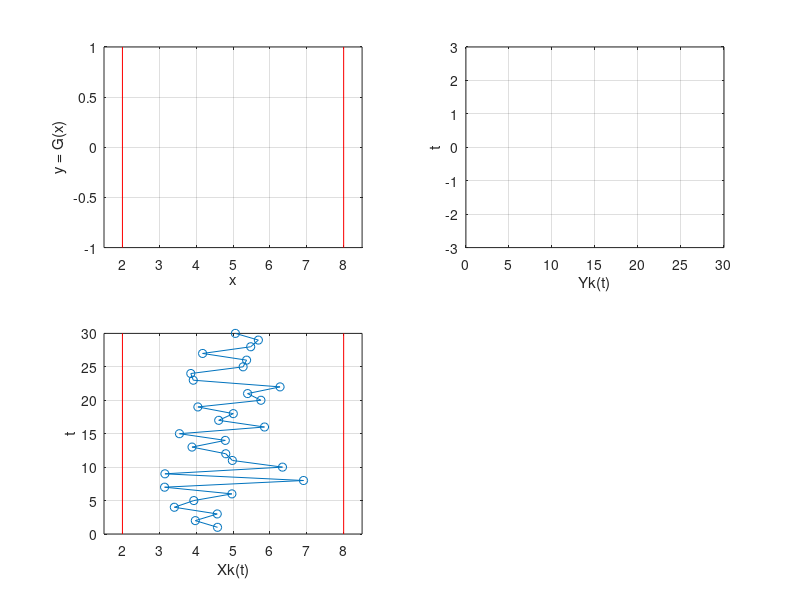

MATLAB code for this plot:
%x =[-0.4210 -1.0230 -0.4290 -1.5930 -1.0640 -0.0310 -1.8570 1.9110 -1.8480 1.3410 -0.0190 -0.1970 -1.1130 -0.2100 -1.4540 0.8530 -0.3890 0.0070 -0.9540 0.7560 0.3940 1.2750 -1.0790 -1.1460 0.2730 0.3670 -0.8260 0.4790 0.6870 0.0640];

% Task №1

clc; clear all; close all;

m = input('Enter mathematic expaction: ');
sigm = 1;
T = [1:30];

Xmin = m - 3*sigm;
Xmax = m + 3*sigm;

%delta = 0.1;
xA1 = [-3 -2]; 
xA2 = [-2 0]; 
xA3 = [0 1]; 
XA = [xA1, xA2, xA3]; 

yA1 = -(xA1 + 2); 
yA2 = 0 .* xA2; 
yA3 = -xA3; 
YA = [yA1, yA2, yA3]; 


%xRandom = rand(31,1).*4 - 2;
xRandom =[-0.4210 -1.0230 -0.4290 -1.5930 -1.0640 -0.0310 -1.8570 1.9110 -1.8480 1.3410 -0.0190 -0.1970 -1.1130 -0.2100 -1.4540 0.8530 -0.3890 0.0070 -0.9540 0.7560 0.3940 1.2750 -1.0790 -1.1460 0.2730 0.3670 -0.8260 0.4790 0.6870 0.0640];
xInput = xRandom * sigm + m;

yOutput = [];
for i = 1:length(xInput)
    x = xInput(i);
    if x < -2
    	y = -(x + 2);
    elseif x >= -2 && x<= 0;
		y = 0 .* x;
	else
		y = -x;
    end
    yOutput = [yOutput y];
end


% Graphics building
maxXaxis = m + 3;
minXaxis = m - 3;

subplot(2,2,1);
plot(XA, YA, 'g', 'LineWidth', 2);
axis([Xmin - 0.5 , Xmax + 0.5, -1, 1]);
xlabel('x');
ylabel('y = G(x)');
grid on;
hold on;
plot([Xmax Xmax], [-1 1], 'r');
plot([Xmin Xmin], [-1 1], 'r');

subplot(2,2,3);
plot(xInput, T, '-o');
axis([minXaxis - 0.5, maxXaxis + 0.5, 0, 30]);
xlabel('Xk(t)');
ylabel('t');
grid on;
hold on;
plot([Xmax Xmax], [0 30], 'r');
plot([Xmin Xmin], [0 30], 'r');

subplot(2,2,2);
plot(T, yOutput, '-o');
axis([0, 30, -3, 3]);
xlabel('Yk(t)');
ylabel('t');
grid on;

